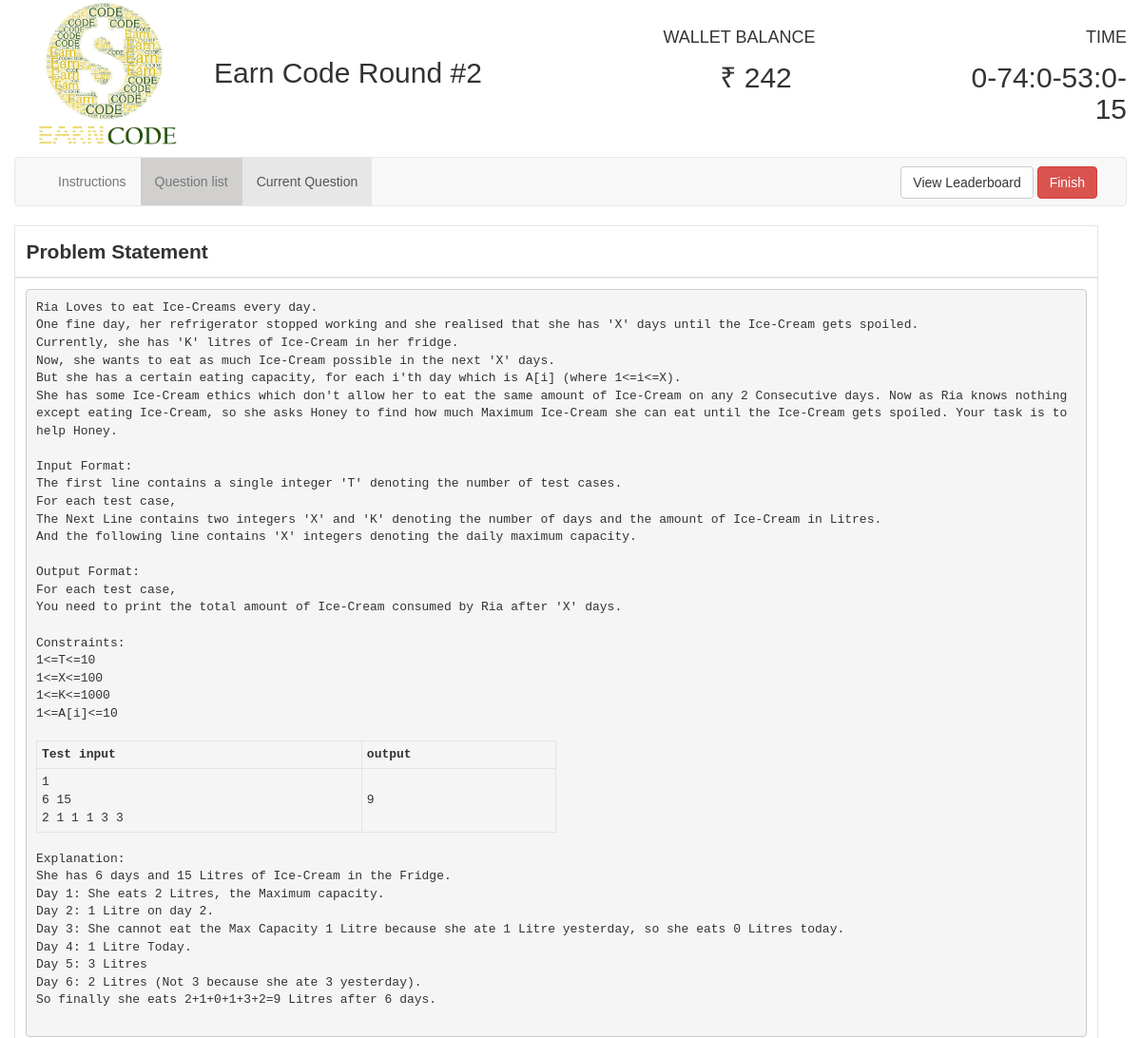
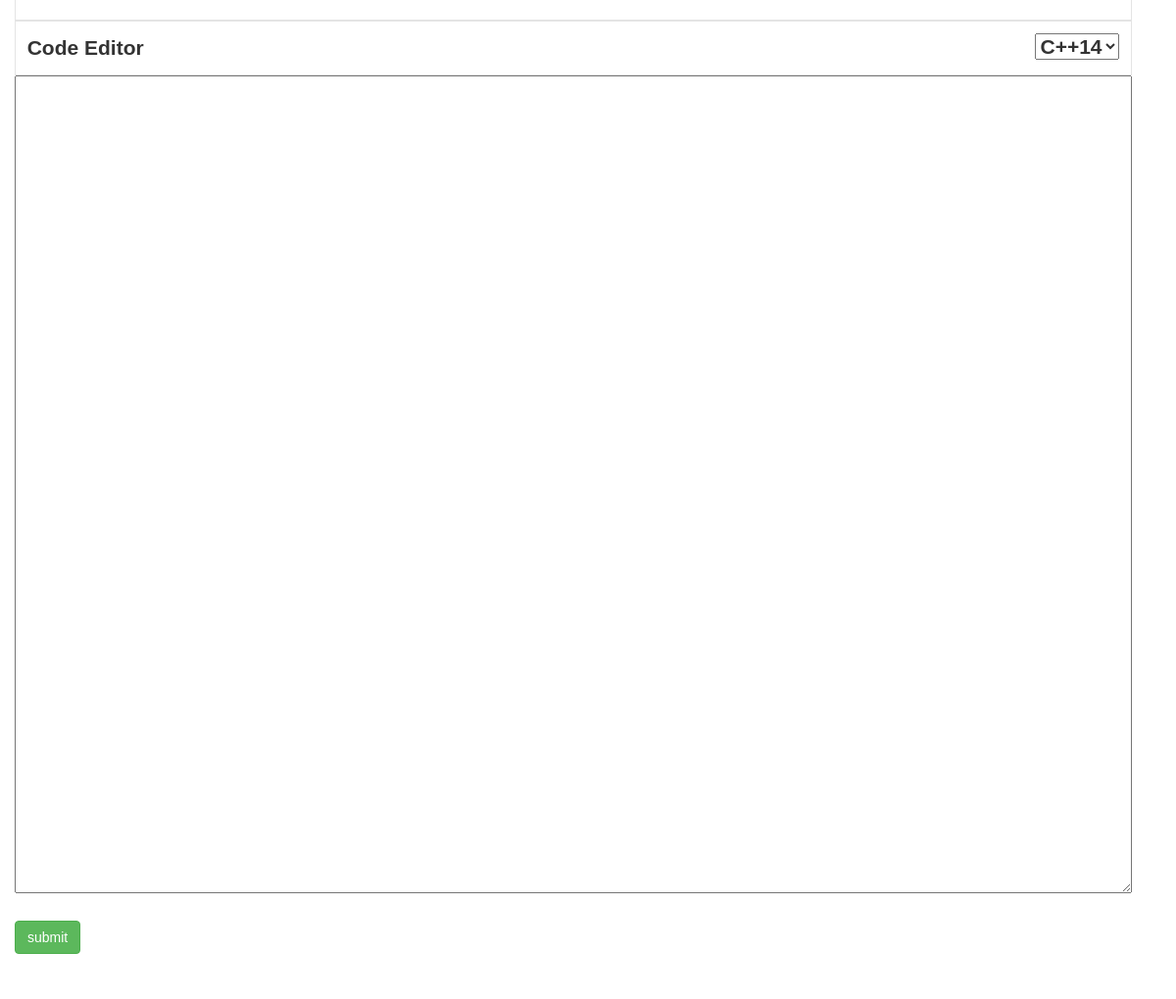
/comp/59/10/, run on the app's committed database (2 pictures, top to bottom).
### round2/models.py (models this page shows, shortened)
class Question(models.Model):
    question = models.TextField(max_length=4000)
    question_title = models.CharField(max_length=2000)
    input = models.CharField(default=0, max_length=15000)
    correct_op = models.CharField(default=0, max_length=10000)
    explanation = models.TextField(max_length=7000)
    test_input = models.TextField(max_length=100000)
    test_output = models.TextField(max_length=10000)
    cost = models.IntegerField()
    user = models.ManyToManyField(User, null=True, through="Score")
    type = models.CharField(default="Easy", max_length=10)

class Score(models.Model):
    user_f = models.ForeignKey(User, on_delete=models.CASCADE)
    question_f = models.ForeignKey(Question, on_delete=models.CASCADE)
    score = models.IntegerField(default=0)
    language_preferred = models.CharField(default='c', max_length=500)

### round2/views.py (the view)
# urls.py: url(r'^(?P<user_id>[0-9]+)/(?P<question_id>[0-9]+)/$', views.question_details, name='question_details'),
def question_details(request, user_id, question_id):
    selected_question = Question.objects.get(pk=question_id)
    current_user = User.objects.get(pk=user_id)
    try:
        score_object = Score.objects.get(user_f=current_user, question_f=selected_question)
        language = score_object.language_preferred
    except:
        language = 'c'
    file_extension = 'c'
    if language == 'cpp':
        file_extension = 'cpp'
    elif language == 'cpp14':
        file_extension = 'cpp'
    input_file = str(question_id) + '_' + str(user_id)
    bought = False
    if current_user in selected_question.user.all():
        bought = True
    jsonDec = json.decoder.JSONDecoder()
    current_user.save()
    if os.path.isfile(input_file + '.' + file_extension):
        f = open(input_file + '.' + file_extension, 'r')
        f.flush()
        previous_code = f.read()
        f.close()
    else:
        previous_code = ""
    return render(request, 'round2/question_details.html',
                  {'pegs_id': int("3"), 'bought': bought, 'selected_question': selected_question,
                   'question_id': selected_question.pk,
                   'user_id': user_id, 'submitted_code': previous_code,
                   'remaining_time': current_user.end_time - time.time(),
                   'money': current_user.money, 'language': language})

### round2/templates/round2/question_details.html (shortened to what this page needs)
<!DOCTYPE html>
<html>
{% load staticfiles %}
<head xmlns:position="http://www.w3.org/1999/xhtml">
    <link href="{% static '/css/font.css' %}" rel="stylesheet">
    <link rel="stylesheet"
          href="{% static '/css/jquery-ui.min.css' %}">
    <link rel="stylesheet" href="{% static '/css/bootstrap.min.css' %}">
</head>
<body>
<div class="container-fluid">
    <div class="container">
        <div class="row">
            <div class="col-md-2">
                <img alt="EarnCode"
                     src="{% static '/round2/images/ea.png' %}" width="100%">
            </div>
            <div class="col-md-4">
                <h2 style="margin-top: 60px;">Earn Code Round #2</h2>
            </div>
            <div class="col-md-2 col-md-offset-1">
                <div class="row"><h4 style="margin-top: 30px; margin-bottom: -5px;">WALLET BALANCE</h4></div>
                <div class="row text-center"><h2><span id="">&#8377; {{ money }}</span></h2></div>
            </div>
            <div class="col-md-2 col-md-offset-1 text-right">
                <div class="row"><h4 style="margin-top: 30px; margin-bottom: -5px;">TIME</h4></div>
                <div class="row"><h2><span id="time1">time</span></h2></div>
            </div>
        </div>
    </div>
    <nav class="navbar navbar-default">
        <div class="container-fluid">
            <div class="collapse navbar-collapse" id="bs-example-navbar-collapse-1">
                <ul class="nav navbar-nav">
                    <li id="instruction_tab"><a onclick="showInstructions();">Instructions</a></li>
                    <li><a href= {% url 'round2:question' user_id %}>Question list</a>
                    <li class="active" id="question_tab"><a onclick="showCurrentQuestion()">Current Question</a>
                    </li>
                </ul>
                <form action="{% url 'round2:leaderboard' user_id %}" method="post" class="navbar-form navbar-right"
                      style="margin-bottom: -8px;margin-top: 1px;">
                    <button type="submit" class="btn btn-default navbar-btn" id="leader" name="leader">View
                        Leaderboard
                    </button>
                    <button type="button" class="btn btn-default navbar-btn btn-danger" onclick="prompt_user()">
                        Finish
                    </button>
                </form>
            </div>
        </div>
    </nav>
    <div class="container" id="question_view">
        <div id="problem_title" class="row" style="margin-bottom: 0px; font-weight: bold;font-size:150%; ">Problem
            Statement
        </div>
        <div id="question" class="row" style="font-size:140%; width: 100%; word-wrap: break-word">
        <pre style="white-space: pre-wrap; word-break: keep-all;">{{ selected_question.question }}
        <table style="width:50%">
          <tr>
            <th>Test input</th>
            <th>output</th>
          </tr>
          <tr>
            <td rowspan="2">{{ selected_question.test_input }}</td>
            <td rowspan="2">{{ selected_question.test_output }}</td>
          </tr>
        </table><br>{{ selected_question.explanation }}
        </pre>
        </div>
        <div class="row">
            {% if bought %}
                <form action="{% url 'round2:handle_answer' user_id selected_question.pk %}" method="post">
                    <div id="code_editor" name="code_editor"
                         style="margin-bottom: 0px; font-weight: bold; font-size:150%;">
                        Code
                        Editor
                         <select name= "language" id = "language" style="float: right" >
                             {%  if language == 'c' %}
                                 <option value="c" selected ="selected">C</option>
                                 <option value="cpp" >C++</option>
                                 <option value="cpp14" >C++14</option>
                              {% elif language == "cpp" %}
                                 <option value="c" >C</option>
                                 <option value="cpp" selected ="selected">C++</option>
                                 <option value="cpp14" >C++14</option>
                              {% elif language == 'cpp14' %}
                                 <option value="cpp14" selected ="selected">C++14</option>
                              {%  endif %}
                         </select>
                        <br>
                    </div>
                    <textarea id="text_area" name="text_area" rows="30"
                              style="font-size:135%;">{{ submitted_code }}</textarea>
                    <br>
                    <input class="btn btn-success" type="submit" name="submit" value="submit" id="submit_code">
                </form>
            {% endif %}
            <br>
            <div class="row">
                {% if not bought %}
                    <div class="col-md-2 col-md-offset-5">
                        <input class="btn" type="submit" name="buy" value="buy" id="buy" onclick="buy_question()">
                    </div>
                    <div class="col-md-2">
                        <button class="btn btn-danger" onclick="prompt_user()">Finish</button>
                    </div>
                {% else %}
                    <div class="col-md-1">
                    </div>
                {% endif %}
            </div>
        </div>
    </div>
</div>
</body>
{% load static %}
<link rel="stylesheet" href="{% static 'codemirror.css' %}">
</html>

### data on the page
Question: question "Ria Loves to eat Ice-Creams every day. One fine day, her refrigerator stopped working and she realised that she has 'X' days until the Ice-Cream gets spoiled. Currently, she has 'K' litres of Ice-Cream in her fridge. Now, she wants to eat as much Ice-Cream possible in the next 'X' days. But she has a certain eating capacity, for each i'th day which is A[i] (where 1<=i<=X). She has some Ice-Cream ethics which don't allow her to eat the same amount of Ice-Cream on any 2 Consecutive days. Now as Ria knows nothing except eating Ice-Cream, so she asks Honey to find how much Maximum Ice-Cream she can eat until the Ice-Cream gets spoiled. Your task is to help Honey. Input Format: The first line…", test_input "1 6 15 2 1 1 1 3 3", test_output "9", explanation "Explanation: She has 6 days and 15 Litres of Ice-Cream in the Fridge. Day 1: She eats 2 Litres, the Maximum capacity. Day 2: 1 Litre on day 2. Day 3: She cannot eat the Max Capacity 1 Litre because she ate 1 Litre yesterday, so she eats 0 Litres today. Day 4: 1 Litre Today. Day 5: 3 Litres Day 6: 2 Litres (Not 3 because she ate 3 yesterday). So finally she eats 2+1+0+1+3+2=9 Litres after 6 days."
Score: language "C++14"

### other printed values
{{ money }} "242"
